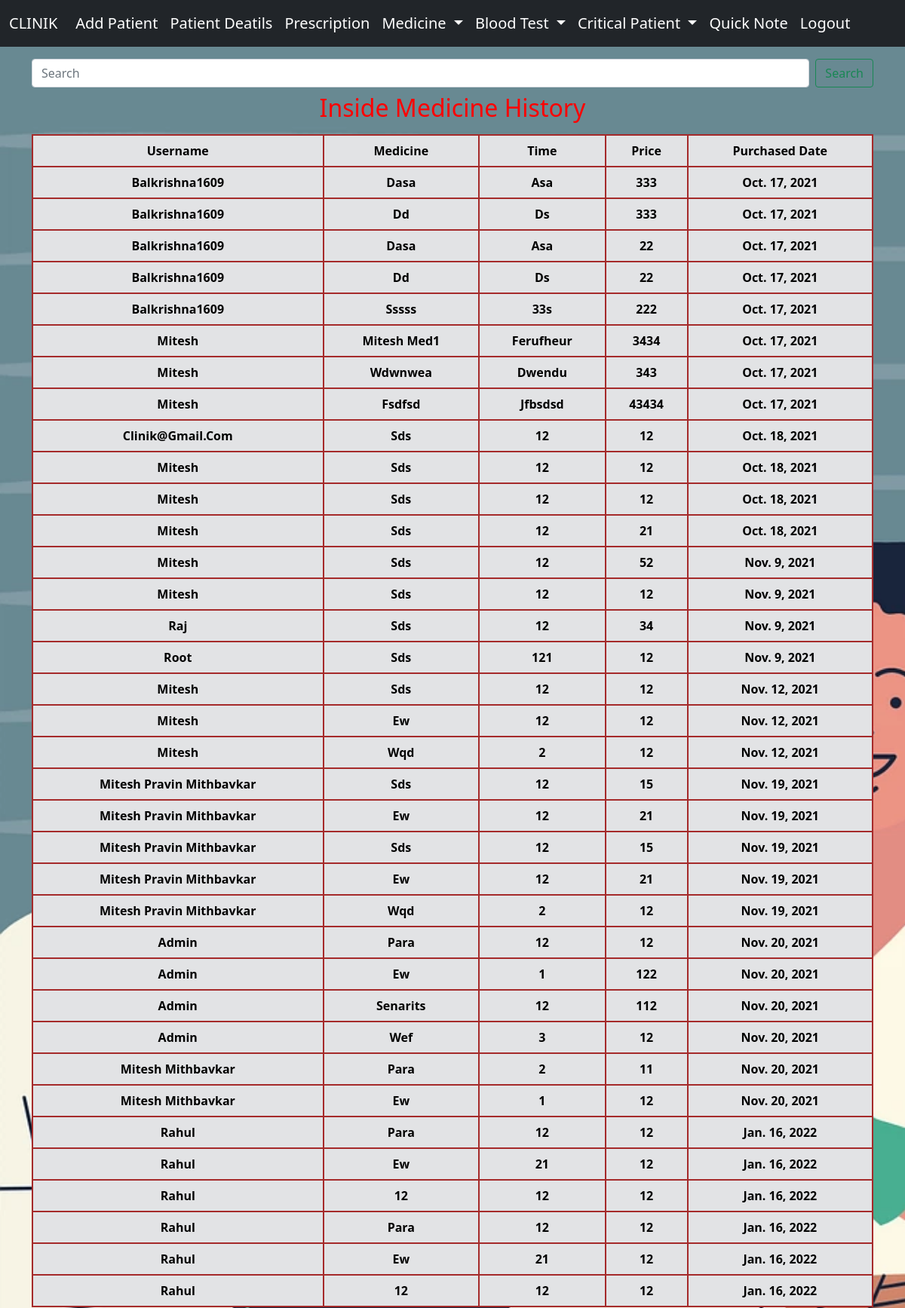
Page /clinik/history/ (signed in, upper part) on the committed database.
### app/models.py (models this page shows)
class receiptHistory(models.Model):
    username=models.CharField(max_length=70)
    medicinename=models.CharField(max_length=70)
    medicinetiming=models.CharField(max_length=100)
    medicineprice=models.IntegerField()
    time = models.DateField(auto_now_add=True)

### app/views.py (the view)
# urls.py: path('history/', views.history,name='history'),
def history(request):
    if request.user.is_authenticated:
        r_history = receiptHistory.objects.all()
        med_out_history = medicineoutsideHistory.objects.all()
        return render(request,"app/prescription/history.html",{'reciepts':r_history,'out_meds':med_out_history})
    else:
        return HttpResponseRedirect('/login')

### app/templates/app/prescription/history.html (shortened to what this page needs)
{% extends 'app/basic.html' %}
{% block content%}
<div class=" container col-sm-12 my-3 ">
    <form class="d-flex" method="POST" action="{% url 'searchh' %}">
        <input class="form-control me-2" type="search" placeholder="Search" name="searchh" aria-label="Search">
        <button class="btn btn-outline-success" type="submit">Search</button>
    </form>
    <h2 class="p-2">Inside Medicine History </h2>
    <table class="table table-secondary table-hover">
        <thead>
        <th>Username</th>
        <th>Medicine</th>
        <th>Time</th>
        <th>Price</th>
        <th>purchased date</th>
    </thead>
    <tbody>
        {% for i in reciepts %}
        <tr>
            <td>{{i.username}}</td>
            <td>{{i.medicinename}}</td>
            <td>{{i.medicinetiming}}</td>
            <td>{{i.medicineprice}}</td>
            <td>{{i.time}}</td>
        </tr>
        {% endfor %}
    </tbody>
</table>
</div>
{%endblock content%}

### app/templates/app/prescription/history.html (style rules this page uses)
.p-2 { color: red; text-align: center; }
table, td, th, tr { border: 2px solid brown; text-align: center; text-transform: capitalize; font-weight: 600; }

### app/templates/app/basic.html (style rules this page uses)
.body { background-image: url('/static/app/img/hospital.png'); background-repeat: no-repeat; background-size: cover; opacity: 1; }

### rows in the picture
receiptHistory: username "Balkrishna1609", medicinename "Dasa", medicinetiming "Asa", medicineprice "333", time "Oct. 17, 2021"
receiptHistory: username "Balkrishna1609", medicinename "Dd", medicinetiming "Ds", medicineprice "333", time "Oct. 17, 2021"
receiptHistory: username "Balkrishna1609", medicinename "Dasa", medicinetiming "Asa", medicineprice "22", time "Oct. 17, 2021"
receiptHistory: username "Balkrishna1609", medicinename "Dd", medicinetiming "Ds", medicineprice "22", time "Oct. 17, 2021"
receiptHistory: username "Balkrishna1609", medicinename "Sssss", medicinetiming "33s", medicineprice "222", time "Oct. 17, 2021"
receiptHistory: username "Mitesh", medicinename "Mitesh Med1", medicinetiming "Ferufheur", medicineprice "3434", time "Oct. 17, 2021"
receiptHistory: username "Mitesh", medicinename "Wdwnwea", medicinetiming "Dwendu", medicineprice "343", time "Oct. 17, 2021"
receiptHistory: username "Mitesh", medicinename "Fsdfsd", medicinetiming "Jfbsdsd", medicineprice "43434", time "Oct. 17, 2021"
receiptHistory: username "Clinik@gmail.com", medicinename "Sds", medicinetiming "12", medicineprice "12", time "Oct. 18, 2021"
receiptHistory: username "Mitesh", medicinename "Sds", medicinetiming "12", medicineprice "12", time "Oct. 18, 2021"
receiptHistory: username "Mitesh", medicinename "Sds", medicinetiming "12", medicineprice "12", time "Oct. 18, 2021"
receiptHistory: username "Mitesh", medicinename "Sds", medicinetiming "12", medicineprice "21", time "Oct. 18, 2021"
receiptHistory: username "Mitesh", medicinename "Sds", medicinetiming "12", medicineprice "52", time "Nov. 9, 2021"
receiptHistory: username "Mitesh", medicinename "Sds", medicinetiming "12", medicineprice "12", time "Nov. 9, 2021"
receiptHistory: username "Raj", medicinename "Sds", medicinetiming "12", medicineprice "34", time "Nov. 9, 2021"
receiptHistory: username "Root", medicinename "Sds", medicinetiming "121", medicineprice "12", time "Nov. 9, 2021"
receiptHistory: username "Mitesh", medicinename "Sds", medicinetiming "12", medicineprice "12", time "Nov. 12, 2021"
receiptHistory: username "Mitesh", medicinename "Ew", medicinetiming "12", medicineprice "12", time "Nov. 12, 2021"
receiptHistory: username "Mitesh", medicinename "Wqd", medicinetiming "2", medicineprice "12", time "Nov. 12, 2021"
receiptHistory: username "Mitesh Pravin Mithbavkar", medicinename "Sds", medicinetiming "12", medicineprice "15", time "Nov. 19, 2021"
receiptHistory: username "Mitesh Pravin Mithbavkar", medicinename "Ew", medicinetiming "12", medicineprice "21", time "Nov. 19, 2021"
receiptHistory: username "Mitesh Pravin Mithbavkar", medicinename "Sds", medicinetiming "12", medicineprice "15", time "Nov. 19, 2021"
receiptHistory: username "Mitesh Pravin Mithbavkar", medicinename "Ew", medicinetiming "12", medicineprice "21", time "Nov. 19, 2021"
receiptHistory: username "Mitesh Pravin Mithbavkar", medicinename "Wqd", medicinetiming "2", medicineprice "12", time "Nov. 19, 2021"
receiptHistory: username "Admin", medicinename "Para", medicinetiming "12", medicineprice "12", time "Nov. 20, 2021"
receiptHistory: username "Admin", medicinename "Ew", medicinetiming "1", medicineprice "122", time "Nov. 20, 2021"
receiptHistory: username "Admin", medicinename "Senarits", medicinetiming "12", medicineprice "112", time "Nov. 20, 2021"
receiptHistory: username "Admin", medicinename "Wef", medicinetiming "3", medicineprice "12", time "Nov. 20, 2021"
receiptHistory: username "Mitesh Mithbavkar", medicinename "Para", medicinetiming "2", medicineprice "11", time "Nov. 20, 2021"
receiptHistory: username "Mitesh Mithbavkar", medicinename "Ew", medicinetiming "1", medicineprice "12", time "Nov. 20, 2021"
receiptHistory: username "Rahul", medicinename "Para", medicinetiming "12", medicineprice "12", time "Jan. 16, 2022"
receiptHistory: username "Rahul", medicinename "Ew", medicinetiming "21", medicineprice "12", time "Jan. 16, 2022"
receiptHistory: username "Rahul", medicinename "12", medicinetiming "12", medicineprice "12", time "Jan. 16, 2022"
receiptHistory: username "Rahul", medicinename "Para", medicinetiming "12", medicineprice "12", time "Jan. 16, 2022"
receiptHistory: username "Rahul", medicinename "Ew", medicinetiming "21", medicineprice "12", time "Jan. 16, 2022"
receiptHistory: username "Rahul", medicinename "12", medicinetiming "12", medicineprice "12", time "Jan. 16, 2022"
